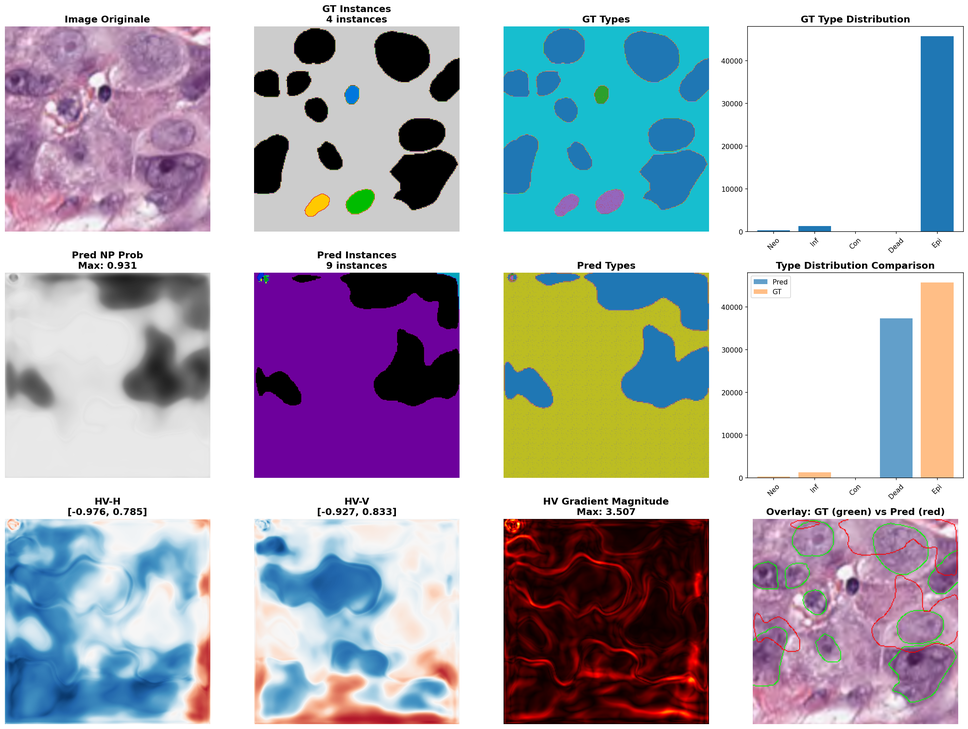
#> input picture diagnostic_image_00000.png, 968 x 729 px, shrunk from 2968 x 2235 before the run
$ python tissue_detection.py --input ../../diagnostic_image_00000.png
#> lines starting #> are read from the running program, lines starting #| are printed output that depends on the picture; after the words box and inside, x2 and y2 are one past the last pixel; in counts of white or black regions, pixels touching at a corner belong together
#!/usr/bin/env python3
"""
Détection de tissu dans les images histopathologiques.

Utilisé pour:
- Filtrer le fond blanc
- Identifier les ROIs (Regions of Interest)
- Optimiser l'extraction de tuiles

Usage:
    python scripts/preprocessing/tissue_detection.py --input image.png --output mask.png
"""

import argparse
import numpy as np
from pathlib import Path
from typing import Tuple, List
import cv2


class TissueDetector:
    """Détecteur de tissu dans les images H&E."""

    def __init__(
        self,
        threshold_method: str = "otsu",
        min_area: int = 1000,
        morph_size: int = 5,
    ):
        """
        Args:
            threshold_method: Méthode de seuillage ('otsu', 'adaptive', 'fixed')
            min_area: Surface minimale des régions (pixels)
            morph_size: Taille du kernel morphologique
        """
        self.threshold_method = threshold_method
        self.min_area = min_area
        self.morph_size = morph_size

    def detect(self, image: np.ndarray) -> np.ndarray:
        """
        Détecte les régions de tissu.

        Args:
            image: Image RGB (H, W, 3)

        Returns:
            Masque binaire (H, W) où 255 = tissu
        """
        # Convertir en niveaux de gris
        if len(image.shape) == 3:
            gray = cv2.cvtColor(image, cv2.COLOR_RGB2GRAY)
        else:
            gray = image.copy()

        # Inverser (fond blanc -> noir)
        gray = 255 - gray

        # Seuillage
        if self.threshold_method == "otsu":
            _, mask = cv2.threshold(gray, 0, 255, cv2.THRESH_BINARY + cv2.THRESH_OTSU)
        elif self.threshold_method == "adaptive":
            mask = cv2.adaptiveThreshold(
                gray, 255, cv2.ADAPTIVE_THRESH_GAUSSIAN_C,
                cv2.THRESH_BINARY, 21, 5
            )
        else:  # fixed
            _, mask = cv2.threshold(gray, 30, 255, cv2.THRESH_BINARY)

        # Opérations morphologiques
        kernel = cv2.getStructuringElement(
            cv2.MORPH_ELLIPSE, (self.morph_size, self.morph_size)
        )
        mask = cv2.morphologyEx(mask, cv2.MORPH_CLOSE, kernel)
        mask = cv2.morphologyEx(mask, cv2.MORPH_OPEN, kernel)

        # Filtrer les petites régions
        mask = self._filter_small_regions(mask)

        return mask

    def _filter_small_regions(self, mask: np.ndarray) -> np.ndarray:
        """Supprime les régions trop petites."""
        num_labels, labels, stats, _ = cv2.connectedComponentsWithStats(mask, connectivity=8)

        filtered_mask = np.zeros_like(mask)

        for i in range(1, num_labels):  # Skip background (0)
            area = stats[i, cv2.CC_STAT_AREA]
            if area >= self.min_area:
                filtered_mask[labels == i] = 255

        return filtered_mask

    def get_bounding_boxes(self, mask: np.ndarray) -> List[Tuple[int, int, int, int]]:
        """Retourne les bounding boxes des régions de tissu."""
        contours, _ = cv2.findContours(mask, cv2.RETR_EXTERNAL, cv2.CHAIN_APPROX_SIMPLE)

        boxes = []
        for contour in contours:
            x, y, w, h = cv2.boundingRect(contour)
            if w * h >= self.min_area:
                boxes.append((x, y, w, h))

        return boxes

    def get_tissue_ratio(self, mask: np.ndarray) -> float:
        """Calcule le ratio tissu/total."""
        return np.mean(mask > 0)

    # [29 lines left out: functions get_contours, visualize_detection, not called in this run]


def main():
    parser = argparse.ArgumentParser(
        description="Détection de tissu dans les images histopathologiques"
    )
    parser.add_argument("--input", type=str, required=True, help="Image d'entrée")
    parser.add_argument("--output", type=str, help="Masque de sortie")
    parser.add_argument("--visualize", type=str, help="Image de visualisation")
    parser.add_argument("--method", type=str, default="otsu",
                        choices=["otsu", "adaptive", "fixed"])
    parser.add_argument("--min-area", type=int, default=1000, help="Surface minimale")

    args = parser.parse_args()

    detector = TissueDetector(
        threshold_method=args.method,
        min_area=args.min_area,
    )

    # Charger l'image
    img = cv2.imread(args.input)
#> img is the input picture: shape (729, 968, 3); mean B, G, R 186.6, 177.1, 177.5
    if img is None:
        print(f"Erreur lecture: {args.input}")
        return

    img_rgb = cv2.cvtColor(img, cv2.COLOR_BGR2RGB)

    # Détecter le tissu
    mask = detector.detect(img_rgb)
#> in detect, `gray = cv2.cvtColor(image, cv2.COLOR_RGB2GRAY)`:
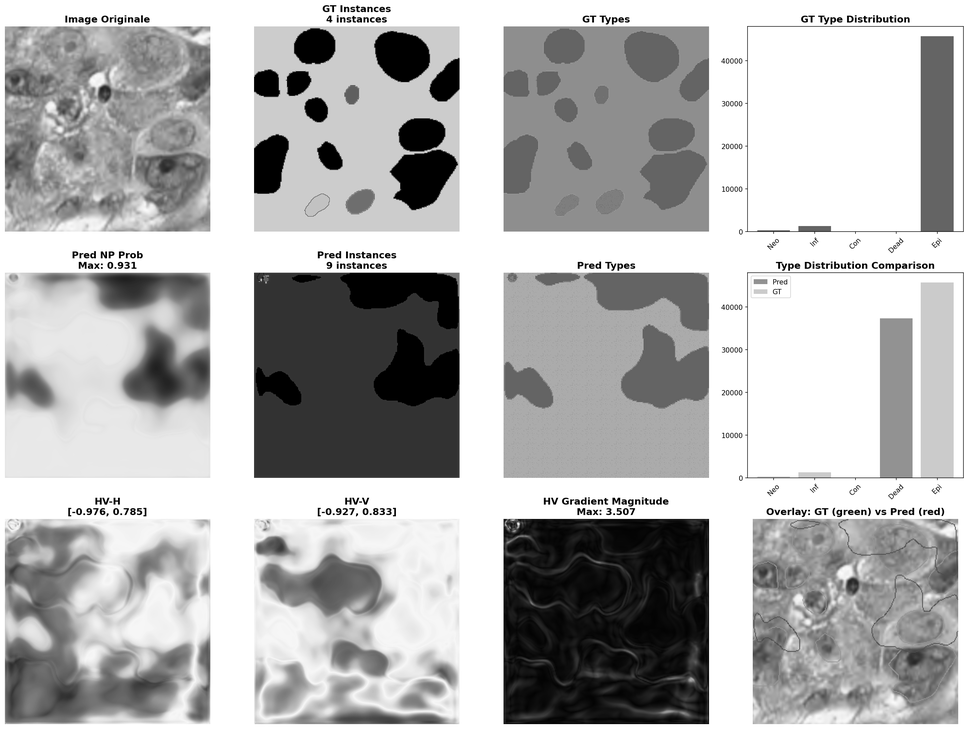
#> gray: shape (729, 968); min 0, max 255, mean 178.3
#> in detect, `gray = 255 - gray`:
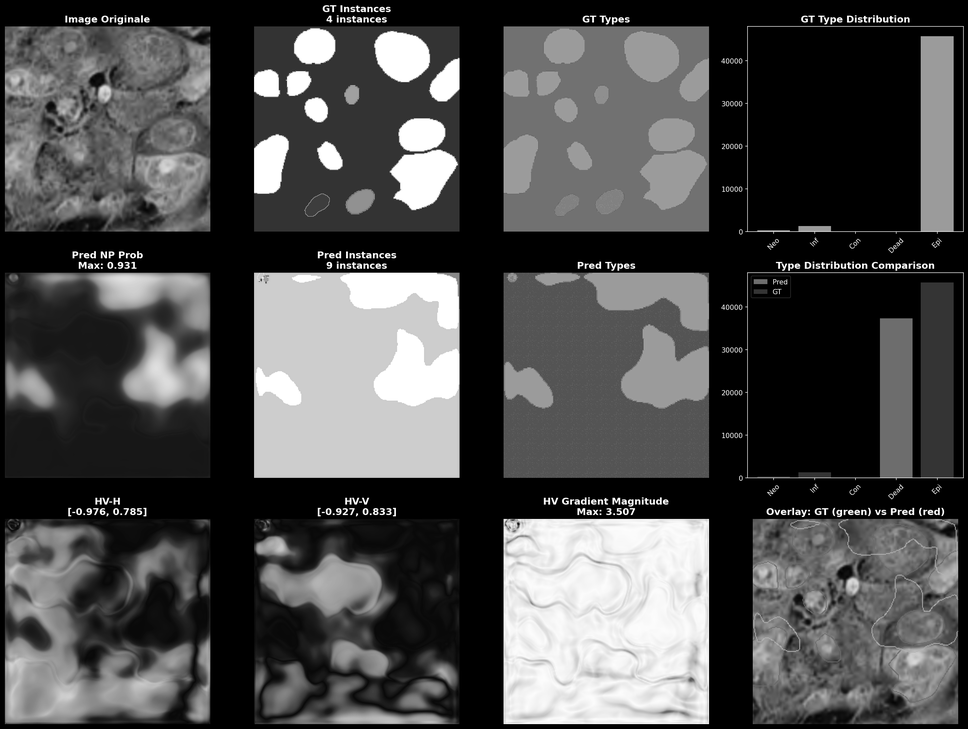
#> gray: shape (729, 968); min 0, max 255, mean 76.7
#> in detect, `_, mask = cv2.threshold(gray, 0, 255, cv2.THRESH_BINARY + cv2.THRESH_O..`:
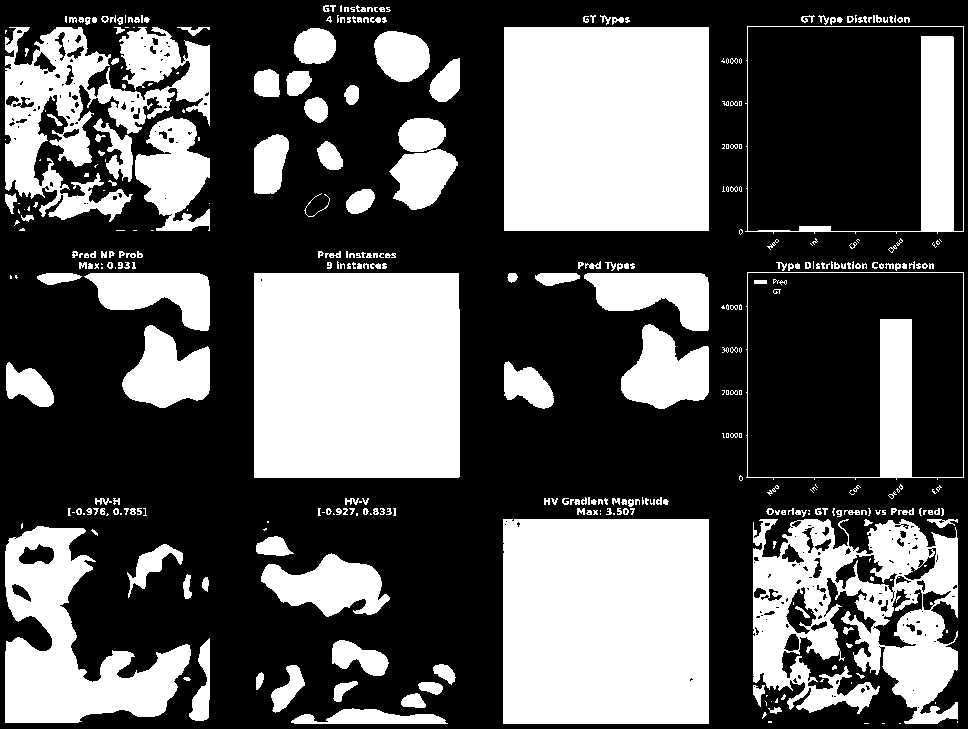
#> mask: shape (729, 968); 36.7% white; 384 white regions (166 under 20 px), largest, box (x1, y1, x2, y2) and area: (503, 519, 709, 724) 42208, (254, 273, 460, 478) 42191, (504, 27, 709, 231) 41820
#> in detect, `mask = cv2.morphologyEx(mask, cv2.MORPH_CLOSE, kernel)`: mask: shape (729, 968); 37.9% white; 121 white regions (27 under 20 px), largest, box (x1, y1, x2, y2) and area: (503, 497, 709, 724) 43173, (254, 261, 460, 478) 42487, (504, 15, 709, 231) 42021
#> in detect, `mask = cv2.morphologyEx(mask, cv2.MORPH_OPEN, kernel)`:
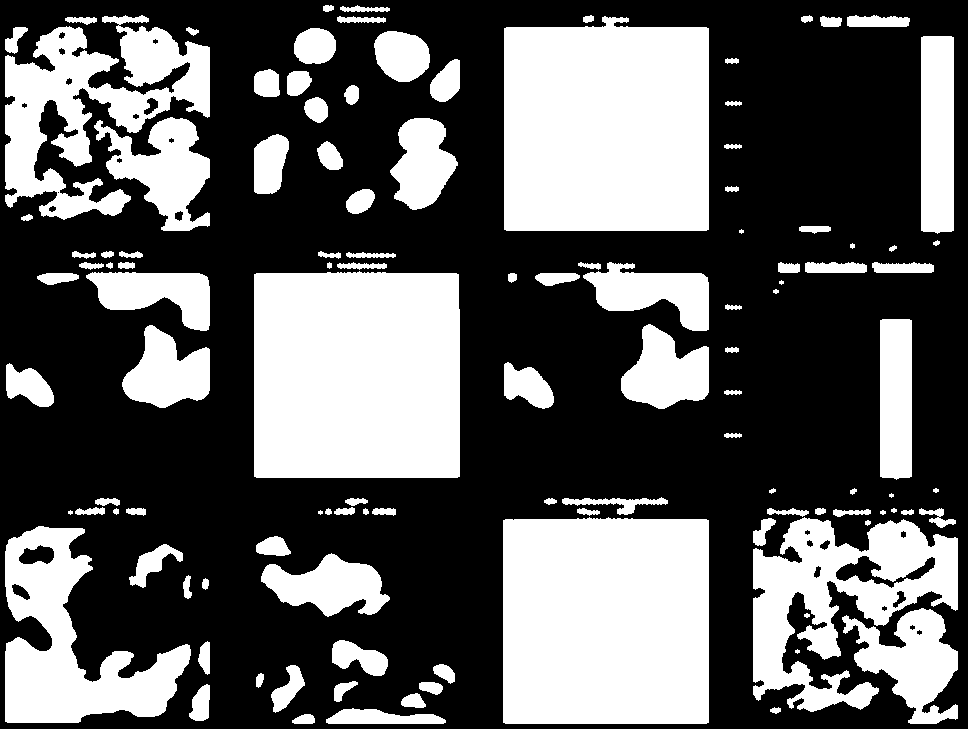
#> mask: shape (729, 968); 37.2% white; 116 white regions (6 under 20 px), largest, box (x1, y1, x2, y2) and area: (503, 517, 709, 724) 42254, (254, 271, 460, 478) 42222, (504, 16, 709, 231) 42001
#> in _filter_small_regions, `num_labels, labels, stats, _ = cv2.connectedComponentsWithStats(mask, ..`:
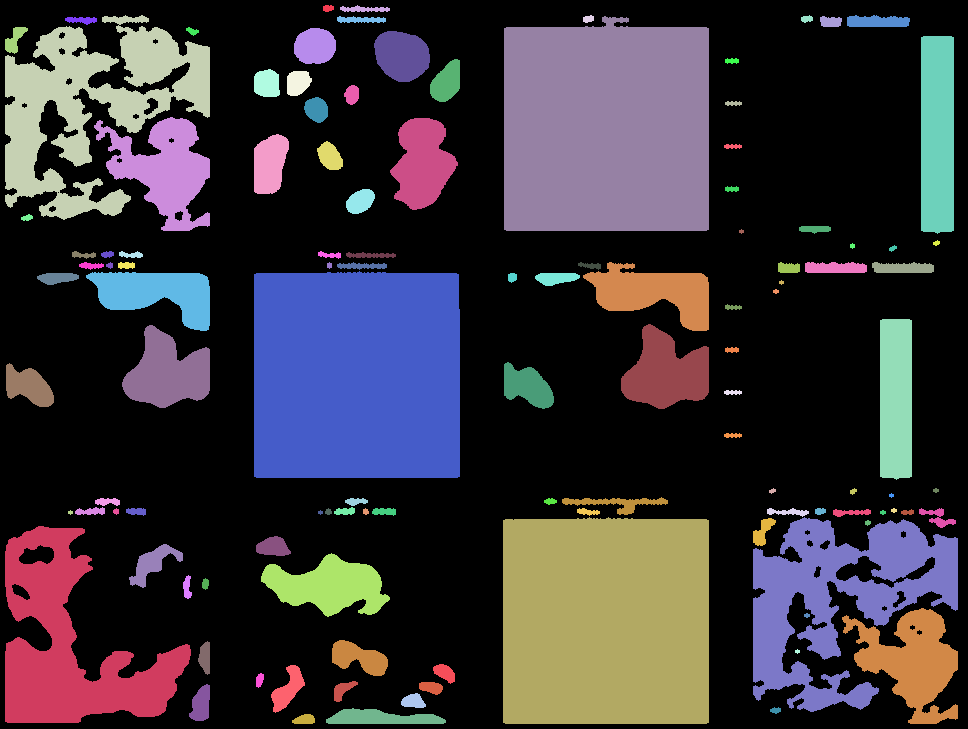
#> labels: shape (729, 968) int32; 117 distinct labels, from 0 to 116; one colour per label, 0 black
#> in _filter_small_regions, `num_labels, labels, stats, _ = cv2.connectedComponentsWithStats(mask, ..`: num_labels = 117; stats = 117 rows, first 6: [0, 0, 968, 729, 443419], [323, 5, 11, 7, 63], [340, 5, 50, 7, 217], [5, 15, 205, 205, 18886], [583, 15, 11, 8, 67], [801, 15, 12, 8, 68]
#> the loop in _filter_small_regions, `for i in range(1, num_labels):` made 116 passes
#> area on passes 1 to 12: 63, 217, 18886, 67, 68, 642, 169, 249, 42001, 201, 309, 64
#> after the loop in _filter_small_regions, `for i in range(1, num_labels):`:
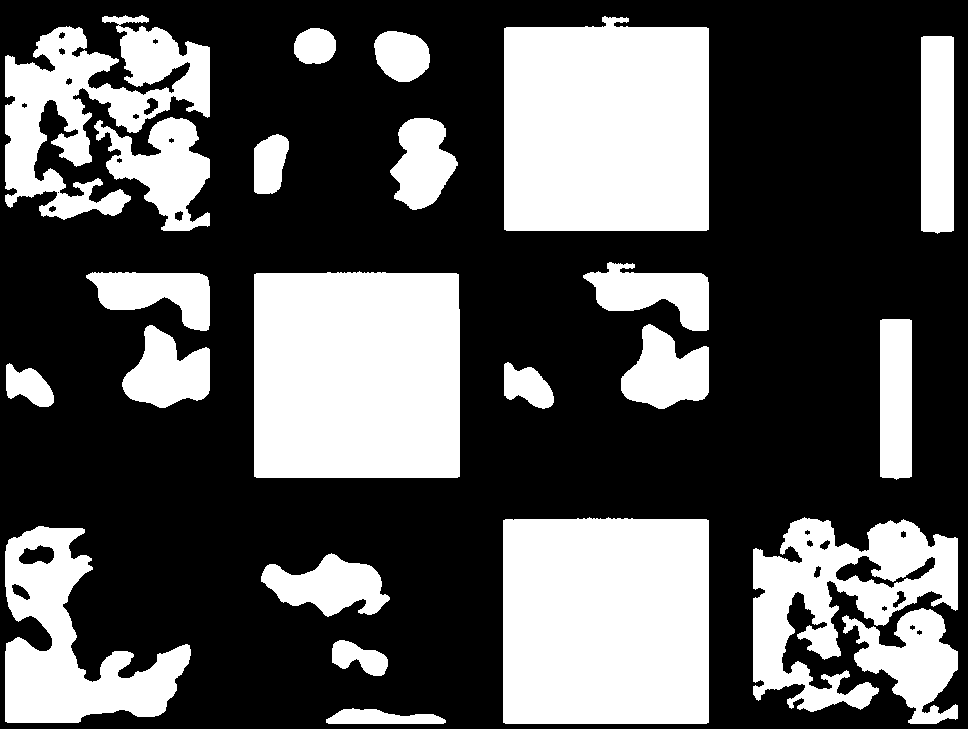
#> filtered_mask: shape (729, 968); 34.6% white; 23 white regions

    # Statistiques
    ratio = detector.get_tissue_ratio(mask)
#> ratio = 0.346
    boxes = detector.get_bounding_boxes(mask)
#> in get_bounding_boxes, `contours, _ = cv2.findContours(mask, cv2.RETR_EXTERNAL, cv2.CHAIN_APPR..`: contours = 23 contours; largest, box (x1, y1, x2, y2) and area: (503, 517, 709, 724) 41846, (254, 271, 460, 478) 41814, (504, 16, 709, 231) 41570, (753, 517, 958, 712) 19760, (5, 15, 210, 220) 18210
#> the loop in get_bounding_boxes, `for contour in contours:` made 23 passes
#> (x, y, w, h) on passes 1 to 12: (326, 708, 120, 16), (332, 640, 56, 36), (842, 608, 116, 116), (261, 553, 129, 64), (5, 526, 186, 197), (753, 517, 205, 195), (503, 517, 206, 207), (6, 363, 48, 44), (504, 362, 50, 47), (122, 325, 88, 83), (621, 324, 88, 85), (880, 319, 32, 161)
#> after the loop in get_bounding_boxes, `for contour in contours:`: boxes = 23 items, first 6: (326, 708, 120, 16), (332, 640, 56, 36), (842, 608, 116, 116), (261, 553, 129, 64), (5, 526, 186, 197), (753, 517, 205, 195)

    print(f"Ratio tissu: {ratio*100:.1f}%")
#| Ratio tissu: 34.6%
    print(f"Régions détectées: {len(boxes)}")
#| Régions détectées: 23

    # Sauvegarder le masque
    if args.output:
        cv2.imwrite(args.output, mask)
        print(f"Masque sauvegardé: {args.output}")

    # Visualisation
    if args.visualize:
        vis = visualize_detection(img_rgb, mask)
        vis_bgr = cv2.cvtColor(vis, cv2.COLOR_RGB2BGR)
        cv2.imwrite(args.visualize, vis_bgr)
        print(f"Visualisation sauvegardée: {args.visualize}")


if __name__ == "__main__":
    main()

$ run again, on image_00002_raw_preds.png
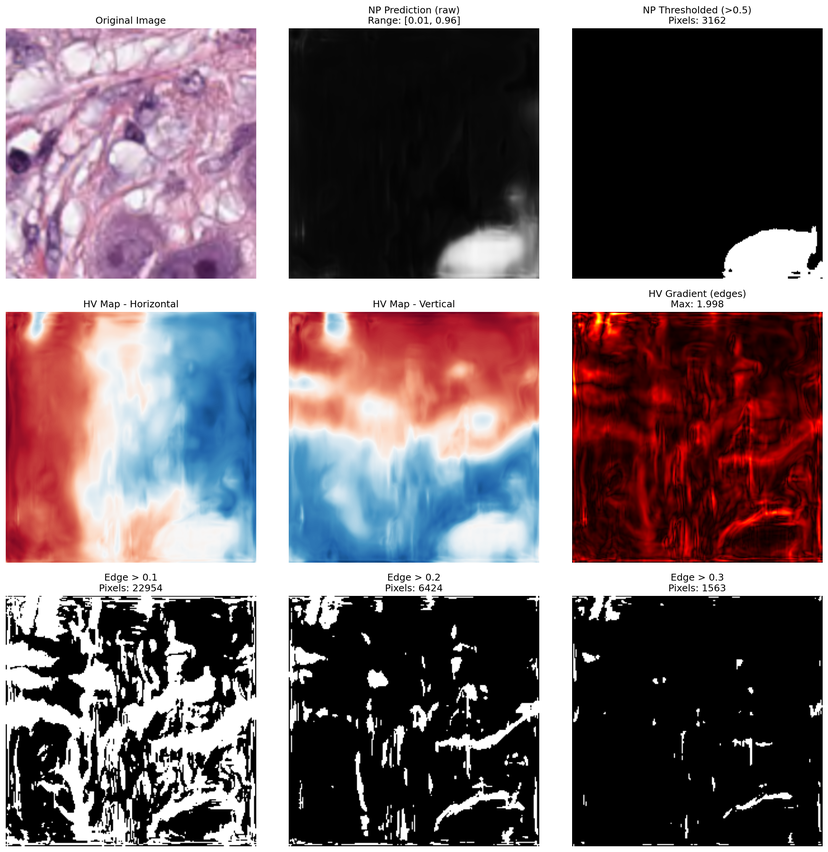
#> input picture image_00002_raw_preds.png, 828 x 852 px, shrunk from 2168 x 2229 before the run
#> in main, img is the input picture: shape (852, 828, 3); mean B, G, R 112.6, 107.8, 122.3
#> in _filter_small_regions, `num_labels, labels, stats, _ = cv2.connectedComponentsWithStats(mask, ..`:
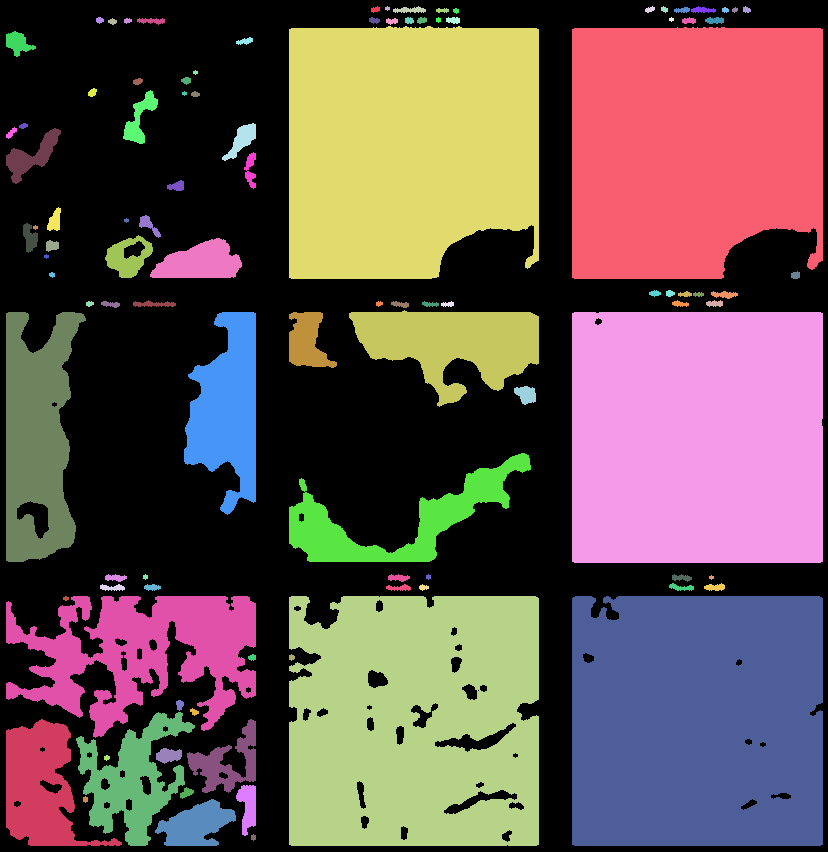
#> labels: shape (852, 828) int32; 105 distinct labels, from 0 to 104; one colour per label, 0 black
#> num_labels = 105; stats = 105 rows, first 6: [0, 0, 828, 852, 311882], [371, 6, 9, 7, 42], [385, 6, 5, 5, 17], [393, 6, 33, 7, 145], [645, 6, 10, 7, 44], [661, 6, 7, 7, 33]
#> the loop in _filter_small_regions, `for i in range(1, num_labels):` made 104 passes
#> area on passes 1, 3, 4, 5, 6, 7, 8, 9: 42, 145, 44, 33, 68, 108, 31, 24
#> after the loop in _filter_small_regions, `for i in range(1, num_labels):`:
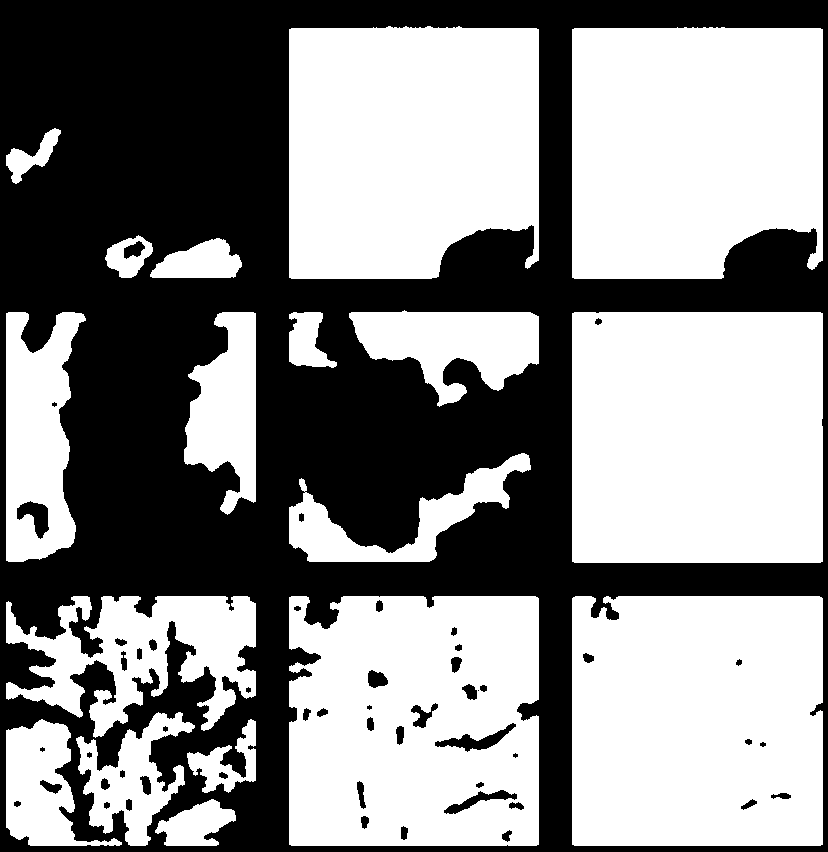
#> filtered_mask: shape (852, 828); 54.6% white; 52 black regions (5 under 20 px)
#> ratio = 0.546
#> contours = 18 contours; largest, box (x1, y1, x2, y2) and area: (572, 312, 823, 563) 62484, (572, 596, 823, 846) 61732, (289, 596, 539, 846) 59984, (572, 27, 823, 279) 58420, (289, 26, 539, 279) 58070
#> the loop in get_bounding_boxes, `for contour in contours:` made 18 passes
#> (x, y, w, h) on passes 1 to 8: (155, 799, 81, 47), (187, 719, 69, 74), (6, 719, 116, 127), (76, 712, 119, 134), (572, 596, 251, 250), (289, 596, 250, 250), (6, 596, 250, 142), (289, 453, 242, 109)
#> after the loop in get_bounding_boxes, `for contour in contours:`: boxes = 18 items, first 6: (155, 799, 81, 47), (187, 719, 69, 74), (6, 719, 116, 127), (76, 712, 119, 134), (572, 596, 251, 250), (289, 596, 250, 250)
#| Ratio tissu: 54.6%
#| Régions détectées: 18
